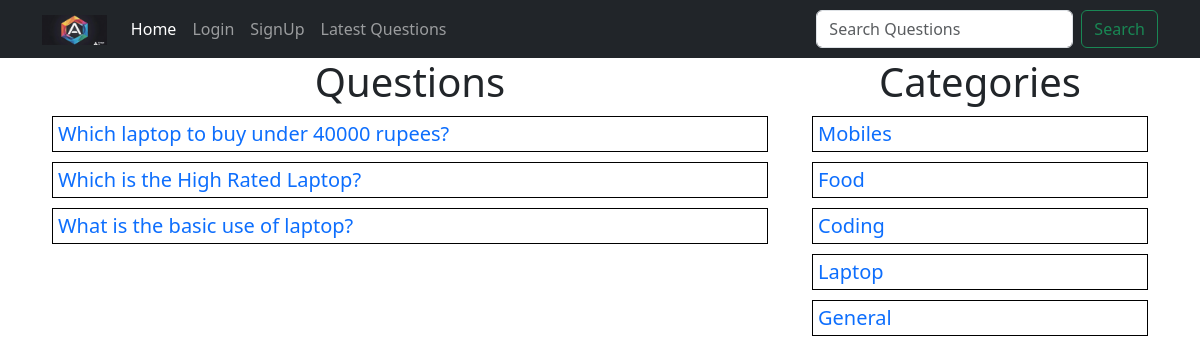
The page /?c_id=4 on the database its author committed.
### tables this page shows
CREATE TABLE `questions` (
  `id` int(10) NOT NULL,
  `title` varchar(100) NOT NULL,
  `description` varchar(300) NOT NULL,
  `category_id` int(10) NOT NULL,
  `user_id` int(10) NOT NULL
);

CREATE TABLE `category` (
  `id` int(10) NOT NULL,
  `category` varchar(50) NOT NULL
);

### client/categorylist.php (the view)
<div>
    <h1 class="heading">Categories</h1>
    <?php
        include("./common/db.php");
        $query = "select * from category";
        $result = $conn->query($query);
        foreach($result as $row) {
            $category = ucfirst($row['category']);
            $id = $row['id'];
            echo "<div class='row question-list'><h5><a href='?c_id=$id'>$category</a></h5></div>";
        }
    ?>
</div>

### client/questions.php (shortened to what this page needs)
<div class="container">
    <div class="row">
        <div class="col-8">
            <h1 class="heading">Questions</h1>
            <?php
            include("./common/db.php");
            if(isset($_GET['c_id'])){
                $query = "select * from questions where category_id=$c_id";
            }
            elseif(isset($_GET['u_id'])) {
                $query = "select * from questions where user_id=$u_id";
            }
            elseif(isset($_GET['latest'])) {
                $query = "select * from questions order by id desc";
            }
            elseif(isset($_GET['search'])) {
                $query = "select * from questions where `title` Like '%$search%'";
            }
            else {
                $query = "select * from questions";
            }
            $result = $conn->query($query);
            foreach($result as $row) {
                $title = $row['title'];
                $id = $row['id'];
                echo "<div class='row question-list'><h5 class='my-question'><a href='?q-id=$id'>$title</a>";
                echo "</h5></div>";
            }
            ?>
        </div>
        <div class="col-4">
            <?php
                include("categorylist.php");
            ?>
        </div>
    </div>
</div>

### public/style.css (style rules this page uses)
.heading { text-align: center; }
.question-list { border: 1px solid black; padding: 5px; margin: 10px; }
.question-list h5 { margin: 0; padding: 0; }
.question-list a { text-decoration: none; }
.my-question { display: flex; justify-content: space-between; }

### rows shown on the page
questions: title "Which laptop to buy under 40000 rupees?"
questions: title "Which is the High Rated Laptop?"
questions: title "What is the basic use of laptop?"
category: category "Mobiles"
category: category "Food"
category: category "Coding"
category: category "Laptop"
category: category "General"
